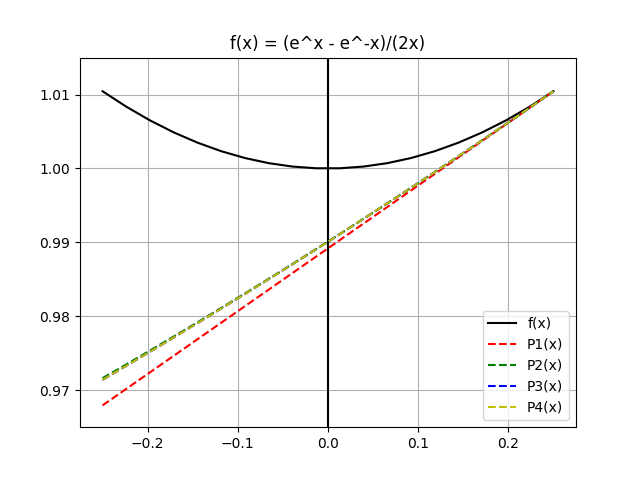

The script that saved this image:
import numpy as np
from matplotlib import pyplot as plt
from scipy.misc import derivative
from math import cos, exp, factorial

### you can simply run this code by 
### clicking run at the top for cost
### same code as main.py

"""

"""

x = np.linspace(-0.25, 0.25, num=20)
# a value close to 0; f(0) not defined
a = 0.25
#x[int(200/2)]
#degrees

# f(x) = 1/x* integral from 0->x of 
# integrand's domain value. 
# uses very neat integration function
# from the scipy library.
def f(t):
  return (1/(2*t))*(exp(t)-exp(-t))

  
# generalized derivative: (dy/dx)^n?
def dydx(v, degree):
  h = exp(-5)
  if degree == 0: 
    return f(v)
  elif degree > 1:
    return dydx((f(v+h) - f(v))/(h), degree-1)
  
  return (f(v+h) - f(v))/(h)

# nth_tayl() is just nth_tayl2()
# Finds nth taylor polynomial
def nth_tayl(n):
  if n >= 0:
    summation = np.zeros(len(x))
    for i in range(n+1):
      for j in range(len(x)):
        summation[j] += (dydx(a, i)*pow((x[j]-a), i))/factorial(i)
  return summation

# array of domain values for Pn(x)
p = []

#similar to the main matlab code
for n in range(1, 5):
  p.append(nth_tayl(n))

fx = [f(i) for i in x]

fig, ax = plt.subplots()

#ax.set_aspect('equal')
ax.grid(True, which='both')

ax.axhline(y=0, color='k')
ax.axvline(x=0, color='k')

ax.plot(x, fx, 'k', label='f(x)')
# has the same behaviour as y=f'(a)
ax.plot(x, p[0], 'r--', label='P1(x)')
ax.plot(x, p[1], 'g--', label='P2(x)')
ax.plot(x, p[2], 'b--', label='P3(x)')
ax.plot(x, p[3], 'y--', label='P4(x)')

# take note of the very small range of y
# this allows us to see the curvature 
# more obviously. also helps check the
# polynomial outputs
ax.set_ylim(ymin=0.965, ymax=1.015)

#ax.legend()
plt.title("f(x) = (e^x - e^-x)/(2x)")
#plt.savefig("q6_c.png")

plt.show()